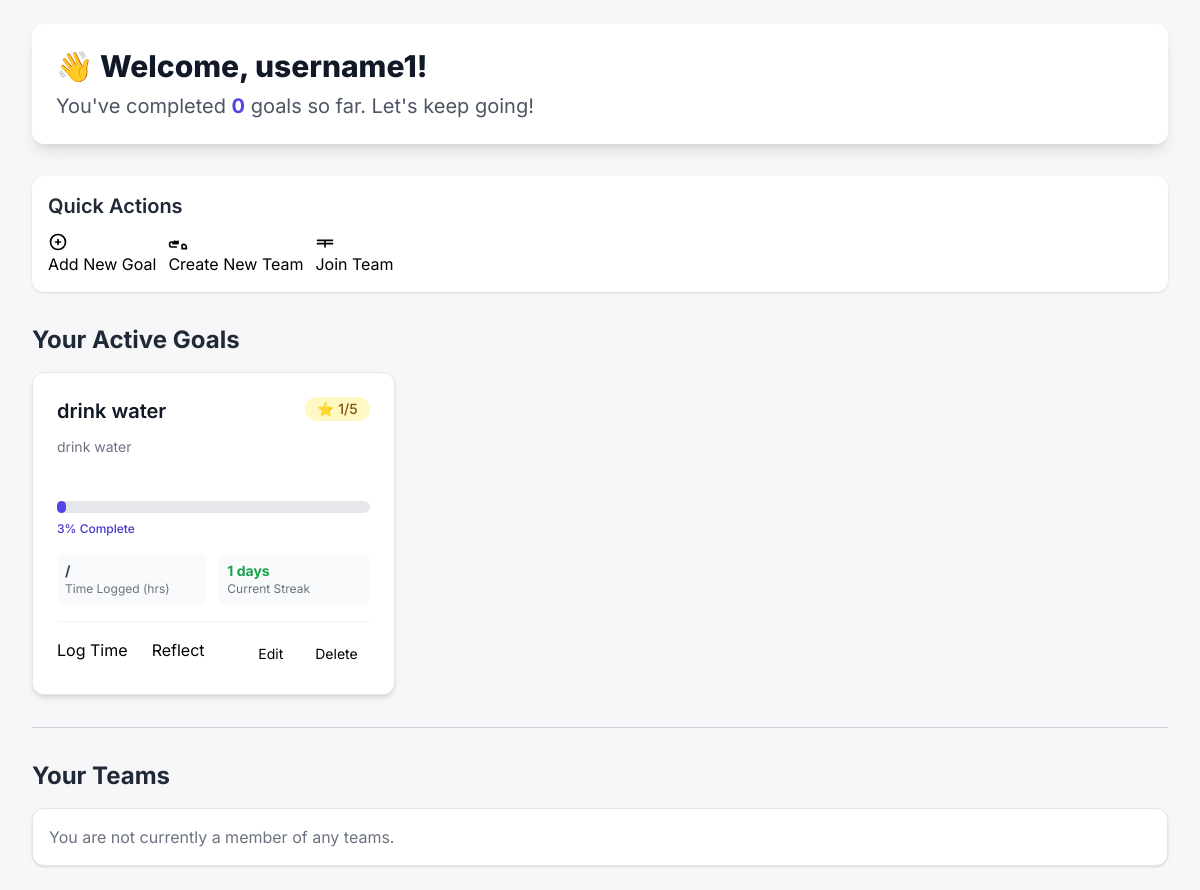
The app's page /dashboard/ (signed in) with its own data.
### users/models.py (models this page shows, shortened)
class CustomUser(AbstractUser):
    class Role(models.TextChoices):
        USER = 'USER', 'User'
        ADMIN = 'ADMIN', 'Admin'
    role = models.CharField(max_length=50, choices=Role.choices, default=Role.USER)
    email = models.EmailField(unique=True)
    created_at = models.DateTimeField(auto_now_add=True)

### dashboard/models.py (models this page shows, shortened)
class Goal(models.Model):
    user = models.ForeignKey(
        settings.AUTH_USER_MODEL,
        on_delete=models.CASCADE,
        related_name='goals'
    )
    title = models.CharField(max_length=255)
    description = models.TextField(blank=True, null=True)
    start_date = models.DateField()
    end_date = models.DateField(blank=True, null=True)
    target_time = models.DurationField(
        help_text="Target time to spend (e.g., '10:00:00' for 10 hours)"
    )
    real_time = models.DurationField(
        default=timedelta(seconds=0),
        help_text="Actual time spent so far"
    )
    completed = models.BooleanField(default=False)
    created_at = models.DateTimeField(auto_now_add=True)
    updated_at = models.DateTimeField(null=True)
    days_of_the_week = models.CharField(max_length=7, blank=True)
    importance_level = models.PositiveSmallIntegerField(
        default=1,
        validators = [MinValueValidator(1), MaxValueValidator(5)])

### dashboard/views.py (the view)
# urls.py: path('', views.dashboard_view, name='dashboard_view'),
@login_required
def dashboard_view(request):
    user_goals = Goal.objects.filter(user=request.user).order_by('-created_at')
    goals_with_progress = []
    completed_goals_count = 0
    today = date.today()
    for goal in user_goals:
        target_time_minutes = goal.target_time.total_seconds() / 60 if goal.target_time else 0
        real_time_minutes = goal.real_time.total_seconds() / 60 if goal.real_time else 0
        if target_time_minutes > 0:
            progress_percentage = min(100, int((real_time_minutes / target_time_minutes) * 100))
        else:
            progress_percentage = 0
        if goal.completed:
            completed_goals_count += 1
        current_streak = 0
        goal_log_dates = TimeLog.objects.filter(
            goal=goal
        ).dates('log_date', 'day') # Returns a QuerySet of datetime.date objects
        logged_dates_set = set(goal_log_dates)
        check_date = today
        if today not in logged_dates_set:
            check_date = today - timedelta(days=1)
        while check_date in logged_dates_set:
            current_streak += 1
            check_date -= timedelta(days=1)
        goals_with_progress.append({
            'goal': goal,
            'progress_percentage': progress_percentage,
            'current_streak': current_streak,
        })
    user_teams = request.user.teammember_set.all()
    context = {
        'goals_with_progress': goals_with_progress,
        'completed_goals_count': completed_goals_count,
        'user_teams': user_teams,
    }
    return render(request, 'dashboard/dashboard.html', context)

### templates/dashboard/dashboard.html (shortened to what this page needs)
{% extends "base.html" %}
{% block content %}
<div class="max-w-7xl mx-auto py-6 sm:px-6 lg:px-8">
    <div class="dashboard-header mb-8 p-6 bg-white rounded-xl shadow-lg">
        <h2 class="text-3xl font-extrabold text-gray-900">👋 Welcome, {{ user.username }}!</h2>
        <p class="mt-2 text-xl text-gray-600">You've completed <span class="font-bold text-indigo-600">{{ completed_goals_count }}</span> goals so far. Let's keep going!</p>
    </div>
    <div class="actions-section mb-8 p-4 bg-white rounded-xl shadow">
        <h3 class="text-xl font-semibold mb-3 text-gray-800">Quick Actions</h3>
        <div class="flex flex-wrap gap-3">
            <a href="{% url 'dashboard:goal_create' %}" class="button button-primary">
                <svg class="w-5 h-5 mr-2" fill="none" stroke="currentColor" viewBox="0 0 24 24" xmlns="http://www.w3.org/2000/svg"><path stroke-linecap="round" stroke-linejoin="round" stroke-width="2" d="M12 9v3m0 0v3m0-3h3m-3 0H9m12 0a9 9 0 11-18 0 9 9 0 0118 0z"></path></svg>
                Add New Goal
            </a>
            <a href="{% url 'teams:team_create' %}" class="button button-secondary">
                Create New Team
            </a>
            <a href="{% url 'teams:team_list' %}" class="button button-secondary">
                <svg class="w-5 h-5 mr-2" fill="none" stroke="currentColor" viewBox="0 0 24 24" xmlns="http://www.w3.org/2000/svg"><path stroke-linecap="round" stroke-linejoin="round" stroke-width="2" d="M3 10h18M3 14h18m-9-4v8"></path></svg>
                Join Team
            </a>
        </div>
    </div>
    <div class="active-goals-section mb-8">
        <h3 class="text-2xl font-bold mb-4 text-gray-800">Your Active Goals</h3>
        {% if goals_with_progress %}
            <div class="grid grid-cols-1 md:grid-cols-2 lg:grid-cols-3 gap-6">
                {% for item in goals_with_progress %}
                <div class="goal-card bg-white p-6 rounded-xl border border-gray-200 shadow-md">
                    <div class="flex justify-between items-start mb-3">
                        <h4 class="text-xl font-semibold text-gray-900">{{ item.goal.title }}</h4>
                        <span class="inline-flex items-center px-3 py-0.5 rounded-full text-sm font-medium bg-yellow-100 text-yellow-800">
                            ⭐ {{ item.goal.importance_level }}/5
                        </span>
                    </div>
                    <p class="text-sm text-gray-500 mb-4 h-12 overflow-hidden">{{ item.goal.description|truncatechars:80 }}</p>
                    <div class="progress-bar-container w-full bg-gray-200 rounded-full h-3 mb-2">
                        <div class="progress-bar h-3 rounded-full bg-indigo-600" style="width: {{ item.progress_percentage }}%;"></div>
                    </div>
                    <p class="text-xs font-medium text-indigo-700 mb-4">{{ item.progress_percentage }}% Complete</p>
                    <div class="grid grid-cols-2 gap-3 mb-4 text-sm text-gray-700">
                        <div class="p-2 bg-gray-50 rounded-lg">
                            <span class="block font-bold">{{ item.goal.real_time|floatformat:1 }} / {{ item.goal.target_time|floatformat:1 }}</span>
                            <span class="block text-xs text-gray-500">Time Logged (hrs)</span>
                        </div>
                        <div class="p-2 bg-gray-50 rounded-lg">
                            <span class="block font-bold text-green-600">{{ item.current_streak }} days</span>
                            <span class="block text-xs text-gray-500">Current Streak</span>
                        </div>
                    </div>
                    <div class="flex flex-wrap gap-2 pt-4 border-t border-gray-100">
                        <a href="{% url 'dashboard:time_log' goal_id=item.goal.id %}" class="button button-log flex-1">Log Time</a>
                        <a href="javascript:void(0)" class="button button-reflect flex-1" data-goal-id="{{ item.goal.id }}">
                            Reflect
                        </a>
                        <a href="{% url 'dashboard:goal_edit' goal_id=item.goal.id %}"
                        class="button button-secondary px-3 py-1.5 text-sm">
                            Edit
                        </a>
                        <a href="{% url 'dashboard:goal_delete' goal_id=item.goal.id %}"
                        class="button button-danger px-3 py-1.5 text-sm"
                        onclick="return confirm('Are you sure you want to delete {{ item.goal.title }}? This action cannot be undone.')">
                            Delete
                        </a>
                    </div>
                </div>
                {% endfor %}
            </div>
        {% else %}
            <div class="p-8 text-center bg-white rounded-xl shadow border border-gray-200">
                <p class="text-lg text-gray-500">You currently have no active goals.</p>
                <a href="{% url 'dashboard:goal_create' %}" class="mt-4 button button-primary">Start Your First Goal!</a>
            </div>
        {% endif %}
    </div>
    <hr class="my-8 border-gray-300">
    <div class="teams-section">
        <h3 class="text-2xl font-bold mb-4 text-gray-800">Your Teams</h3>
        {% if user_teams %}
            <ul class="space-y-3 p-4 bg-white rounded-xl shadow border border-gray-200">
            {% for membership in user_teams %}
                <li class="flex justify-between items-center border-b pb-3 last:border-b-0">
                    <a href="{% url 'teams:team_dashboard' team_id=membership.team.id %}" class="text-lg font-medium text-indigo-600 hover:text-indigo-800">
                        {{ membership.team.team_name }}
                    </a>
                    <span class="px-3 py-1 text-xs font-semibold rounded-full bg-gray-100 text-gray-700">
                        Role: {{ membership.get_role_display }}
                    </span>
                </li>
            {% endfor %}
            </ul>
        {% else %}
            <div class="p-4 bg-white rounded-xl shadow border border-gray-200">
                <p class="text-gray-500">You are not currently a member of any teams.</p>
            </div>
        {% endif %}
    </div>
</div>
{% endblock %}

### templates/dashboard/dashboard.html (style rules this page uses)
body { font-family: 'Inter', sans-serif; background-color: #f7f7f9; }
.goal-card, .teams-section { transition: transform 0.2s, box-shadow 0.2s; }

### records on screen
CustomUser: username "username1"
Goal: goal "drink water", goal.importance_level "1", goal.description "drink water", progress_percentage "3", current_streak "1"

### other values on screen
{{ completed_goals_count }} "0"
